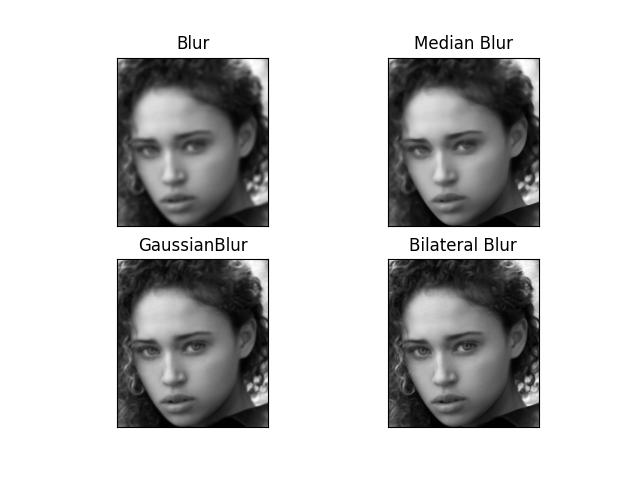

Python code for this plot:
import cv2
import numpy as np
from matplotlib import pyplot as plt

img = cv2.imread('../Recursos/roi1.jpg', 0)

blur = cv2.blur(img,(15,15))
median = cv2.medianBlur(img,15)
gaussian = cv2.GaussianBlur(img,(15,15),0)
bilateral = cv2.bilateralFilter(img,9,75,75)

titles = ['Blur', 'Median Blur',
            'GaussianBlur', 'Bilateral Blur']
images = [blur, median, gaussian, bilateral]

for i in range(0, 4):
    plt.subplot(2,2,i+1),plt.imshow(images[i],'gray')
    plt.title(titles[i])
    plt.xticks([]),plt.yticks([])
plt.show()
